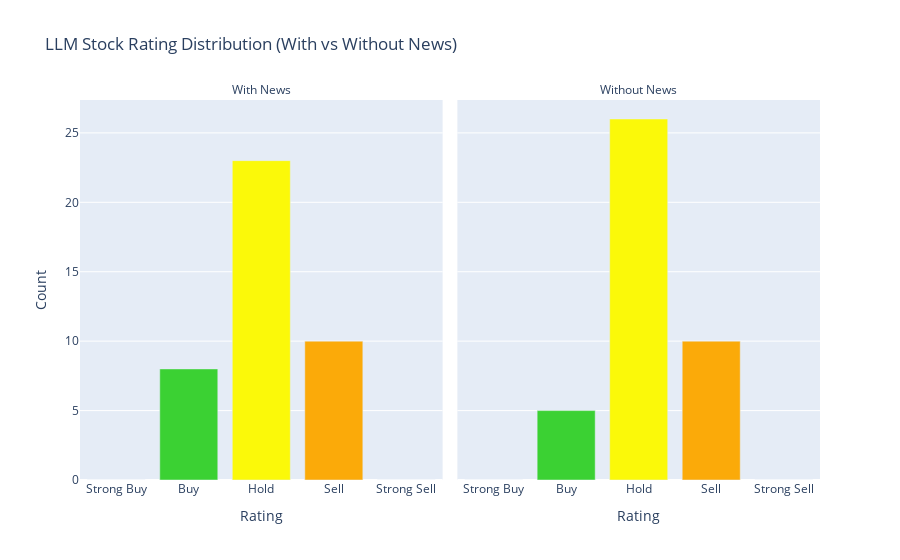

This figure's notebook cell:
### Markdown cell above
## Question 2: Does the inclusion of news data affect the LLM rating?

### Code cell
df = llm_ratings

df.columns = df.columns.str.strip()
df['Rating With News'] = df['Rating With News'].str.strip()
df['Rating Without News'] = df['Rating Without News'].str.strip()

rating_colors_dict = {
    "Strong Buy": "#067E00",   # Dark Green
    "Buy": "#3BD133",          # Green
    "Hold": "#FBF909",         # Yellow
    "Sell": "#FBAA09",         # Orange
    "Strong Sell": "#FB1509"   # Red
}
rating_order = ["Strong Buy", "Buy", "Hold", "Sell", "Strong Sell"]

df_long = df.melt(
    id_vars=["Ticker"],
    value_vars=["Rating With News", "Rating Without News"],
    var_name="news_type",
    value_name="rating"
)

df_long['news_type'] = df_long['news_type'].str.replace('Rating ', '')

rating_counts = df_long.groupby(['news_type', 'rating']).size().reset_index(name='count')

all_combos = pd.MultiIndex.from_product(
    [df_long["news_type"].unique(), rating_order],
    names=["news_type", "rating"]
).to_frame(index=False)

rating_counts = pd.merge(all_combos, rating_counts, on=["news_type", "rating"], how="left").fillna(0)

# Plot
fig = px.bar(
    rating_counts,
    x="rating",
    y="count",
    facet_col="news_type",
    category_orders={"rating": rating_order},
    color="rating",
    color_discrete_map=rating_colors_dict,
    labels={"rating": "Rating", "count": "Count"},
    title="LLM Stock Rating Distribution (With vs Without News)"
)

fig.for_each_annotation(lambda a: a.update(text=a.text.split("=")[-1]))
fig.update_layout(showlegend=False)
fig.show()

### Figure 1 — Plotly figure (JSON) as saved in the notebook; plotly's stock layout.template omitted (floating-point values rounded to 4 significant figures)
{"data": [{"alignmentgroup": "True", "hovertemplate": "Rating=%{x}<br>news_type=With News<br>Count=%{y}<extra></extra>", "legendgroup": "Strong Buy", "marker": {"color": "#067E00", "pattern": {"shape": ""}}, "name": "Strong Buy", "offsetgroup": "Strong Buy", "orientation": "v", "showlegend": true, "textposition": "auto", "type": "bar", "x": ["Strong Buy"], "xaxis": "x", "y": [0], "yaxis": "y"}, {"alignmentgroup": "True", "hovertemplate": "Rating=%{x}<br>news_type=Without News<br>Count=%{y}<extra></extra>", "legendgroup": "Strong Buy", "marker": {"color": "#067E00", "pattern": {"shape": ""}}, "name": "Strong Buy", "offsetgroup": "Strong Buy", "orientation": "v", "showlegend": false, "textposition": "auto", "type": "bar", "x": ["Strong Buy"], "xaxis": "x2", "y": [0], "yaxis": "y2"}, {"alignmentgroup": "True", "hovertemplate": "Rating=%{x}<br>news_type=With News<br>Count=%{y}<extra></extra>", "legendgroup": "Buy", "marker": {"color": "#3BD133", "pattern": {"shape": ""}}, "name": "Buy", "offsetgroup": "Buy", "orientation": "v", "showlegend": true, "textposition": "auto", "type": "bar", "x": ["Buy"], "xaxis": "x", "y": [8], "yaxis": "y"}, {"alignmentgroup": "True", "hovertemplate": "Rating=%{x}<br>news_type=Without News<br>Count=%{y}<extra></extra>", "legendgroup": "Buy", "marker": {"color": "#3BD133", "pattern": {"shape": ""}}, "name": "Buy", "offsetgroup": "Buy", "orientation": "v", "showlegend": false, "textposition": "auto", "type": "bar", "x": ["Buy"], "xaxis": "x2", "y": [5], "yaxis": "y2"}, {"alignmentgroup": "True", "hovertemplate": "Rating=%{x}<br>news_type=With News<br>Count=%{y}<extra></extra>", "legendgroup": "Hold", "marker": {"color": "#FBF909", "pattern": {"shape": ""}}, "name": "Hold", "offsetgroup": "Hold", "orientation": "v", "showlegend": true, "textposition": "auto", "type": "bar", "x": ["Hold"], "xaxis": "x", "y": [23], "yaxis": "y"}, {"alignmentgroup": "True", "hovertemplate": "Rating=%{x}<br>news_type=Without News<br>Count=%{y}<extra></extra>", "legendgroup": "Hold", "marker": {"color": "#FBF909", "pattern": {"shape": ""}}, "name": "Hold", "offsetgroup": "Hold", "orientation": "v", "showlegend": false, "textposition": "auto", "type": "bar", "x": ["Hold"], "xaxis": "x2", "y": [26], "yaxis": "y2"}, {"alignmentgroup": "True", "hovertemplate": "Rating=%{x}<br>news_type=With News<br>Count=%{y}<extra></extra>", "legendgroup": "Sell", "marker": {"color": "#FBAA09", "pattern": {"shape": ""}}, "name": "Sell", "offsetgroup": "Sell", "orientation": "v", "showlegend": true, "textposition": "auto", "type": "bar", "x": ["Sell"], "xaxis": "x", "y": [10], "yaxis": "y"}, {"alignmentgroup": "True", "hovertemplate": "Rating=%{x}<br>news_type=Without News<br>Count=%{y}<extra></extra>", "legendgroup": "Sell", "marker": {"color": "#FBAA09", "pattern": {"shape": ""}}, "name": "Sell", "offsetgroup": "Sell", "orientation": "v", "showlegend": false, "textposition": "auto", "type": "bar", "x": ["Sell"], "xaxis": "x2", "y": [10], "yaxis": "y2"}, {"alignmentgroup": "True", "hovertemplate": "Rating=%{x}<br>news_type=With News<br>Count=%{y}<extra></extra>", "legendgroup": "Strong Sell", "marker": {"color": "#FB1509", "pattern": {"shape": ""}}, "name": "Strong Sell", "offsetgroup": "Strong Sell", "orientation": "v", "showlegend": true, "textposition": "auto", "type": "bar", "x": ["Strong Sell"], "xaxis": "x", "y": [0], "yaxis": "y"}, {"alignmentgroup": "True", "hovertemplate": "Rating=%{x}<br>news_type=Without News<br>Count=%{y}<extra></extra>", "legendgroup": "Strong Sell", "marker": {"color": "#FB1509", "pattern": {"shape": ""}}, "name": "Strong Sell", "offsetgroup": "Strong Sell", "orientation": "v", "showlegend": false, "textposition": "auto", "type": "bar", "x": ["Strong Sell"], "xaxis": "x2", "y": [0], "yaxis": "y2"}], "layout": {"annotations": [{"font": {}, "showarrow": false, "text": "With News", "x": 0.245, "xanchor": "center", "xref": "paper", "y": 1, "yanchor": "bottom", "yref": "paper"}, {"font": {}, "showarrow": false, "text": "Without News", "x": 0.755, "xanchor": "center", "xref": "paper", "y": 1, "yanchor": "bottom", "yref": "paper"}], "autosize": true, "barmode": "relative", "legend": {"title": {"text": "Rating"}, "tracegroupgap": 0}, "showlegend": false, "title": {"text": "LLM Stock Rating Distribution (With vs Without News)"}, "xaxis": {"anchor": "y", "autorange": true, "categoryarray": ["Strong Buy", "Buy", "Hold", "Sell", "Strong Sell"], "categoryorder": "array", "domain": [0, 0.49], "range": [-0.5, 4.5], "title": {"text": "Rating"}, "type": "category"}, "xaxis2": {"anchor": "y2", "autorange": true, "categoryarray": ["Strong Buy", "Buy", "Hold", "Sell", "Strong Sell"], "categoryorder": "array", "domain": [0.51, 1], "matches": "x", "range": [-0.5, 4.5], "title": {"text": "Rating"}, "type": "category"}, "yaxis": {"anchor": "x", "autorange": true, "domain": [0, 1], "range": [0, 27.37], "title": {"text": "Count"}, "type": "linear"}, "yaxis2": {"anchor": "x2", "autorange": true, "domain": [0, 1], "matches": "y", "range": [0, 27.37], "showticklabels": false, "type": "linear"}}}
